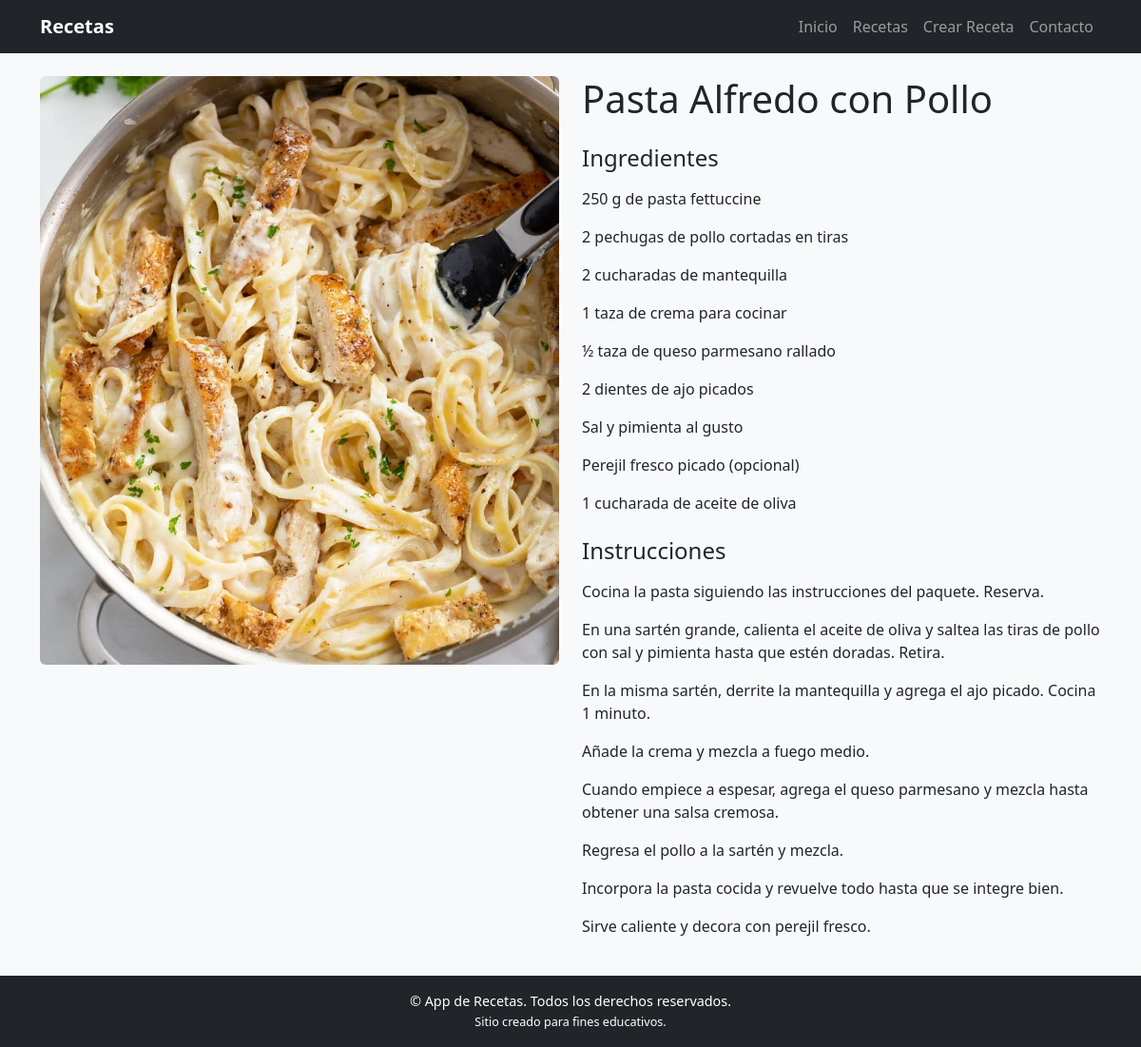
The page /recetas/1/ on the database its author committed.
### recetas/models.py (models this page shows, shortened)
class Receta(models.Model):
    nombre = models.CharField(max_length=200)
    ingredientes = models.TextField()
    instrucciones = models.TextField()
    imagen = models.ImageField(upload_to='recetas/', blank=True, null=True)

### recetas/views.py (the view)
# urls.py: path('recetas/<int:pk>/', views.RecetaDetailView.as_view(), name='detalle_receta'),
class RecetaDetailView(DetailView):
    model = Receta
    template_name = 'receta_detail.html'
    context_object_name = 'receta'
    def get_object(self, queryset=None):
        try:
            return super().get_object(queryset)
        except Http404:
            raise

### recetas/templates/receta_detail.html (shortened to what this page needs)
{% extends 'base.html' %}
{% load static %}
{% block content %}
{% if receta %}
    <div class="row">
        <div class="col-md-6">
            {% if receta.imagen %}
                <img src="{{ receta.imagen.url }}" class="img-fluid rounded mb-3" alt="{{ receta.nombre }}">
            {% else %}
                <img src="{% static 'recetas/img/placeholder.jpg' %}" class="img-fluid rounded mb-3" alt="Receta">
            {% endif %}
        </div>
        <div class="col-md-6">
            <h1>{{ receta.nombre }}</h1>
            <h4 class="mt-4">Ingredientes</h4>
            <p>{{ receta.ingredientes|linebreaks }}</p>
            <h4 class="mt-4">Instrucciones</h4>
            <p>{{ receta.instrucciones|linebreaks }}</p>
        </div>
    </div>
{% else %}
    <div class="alert alert-warning">
        La receta que buscas no existe.
    </div>
{% endif %}
{% endblock %}

### recetas/templates/base.html (shortened to what this page needs)
{% load static %}
<!DOCTYPE html>
<html lang="es">
<head>
    <link
        href="https://cdn.jsdelivr.net/npm/bootstrap@5.3.3/dist/css/bootstrap.min.css"
        rel="stylesheet"
    >
    <link rel="stylesheet" href="{% static 'recetas/css/style.css' %}">
</head>
<body class="d-flex flex-column min-vh-100">
<nav class="navbar navbar-expand-lg navbar-dark bg-dark">
    <div class="container">
        <a class="navbar-brand" href="{% url 'recetas:home' %}">Recetas</a>
        <div class="collapse navbar-collapse" id="navbarRecetas">
            <ul class="navbar-nav ms-auto">
                <li class="nav-item">
                    <a class="nav-link" href="{% url 'recetas:home' %}">Inicio</a>
                </li>
                <li class="nav-item">
                    <a class="nav-link" href="{% url 'recetas:lista_recetas' %}">Recetas</a>
                </li>
                <li class="nav-item">
                    <a class="nav-link" href="{% url 'recetas:crear_receta' %}">Crear Receta</a>
                </li>
                <li class="nav-item">
                    <a class="nav-link" href="{% url 'recetas:contacto' %}">Contacto</a>
                </li>
            </ul>
        </div>
    </div>
</nav>
<main class="flex-grow-1">
    <div class="container my-4">
        {% block content %}{% endblock %}
    </div>
</main>
<footer class="bg-dark text-white mt-auto py-3">
    <div class="container text-center">
        <p class="mb-0">&copy; {{ now|date:"Y" }} App de Recetas. Todos los derechos reservados.</p>
        <small>Sitio creado para fines educativos.</small>
    </div>
</footer>
</body>
</html>

### recetas/static/recetas/css/style.css (style rules this page uses)
body { background-color: #f8f9fa; }
.navbar-brand { font-weight: 700; }
footer { font-size: 0.9rem; }

### rows shown on the page
Receta: imagen (picture), nombre "Pasta Alfredo con Pollo", ingredientes "250 g de pasta fettuccine 2 pechugas de pollo cortadas en tiras 2 cucharadas de mantequilla 1 taza de crema para cocinar ½ taza de queso parmesano rallado 2 dientes de ajo picados Sal y pimienta al gusto Perejil fresco picado (opcional) 1 cucharada de aceite de oliva", instrucciones "Cocina la pasta siguiendo las instrucciones del paquete. Reserva. En una sartén grande, calienta el aceite de oliva y saltea las tiras de pollo con sal y pimienta hasta que estén doradas. Retira. En la misma sartén, derrite la mantequilla y agrega el ajo picado. Cocina 1 minuto. Añade la crema y mezcla a fuego medio. Cuando empiece a espesar, agrega el queso parmesano y mezcla hasta obtener una salsa cremosa. Regresa el pollo a la sartén y mezcla. Incorpora la pasta cocida y revuelve todo hasta que se integre bien. Sirve caliente y decora con perejil fresco."
